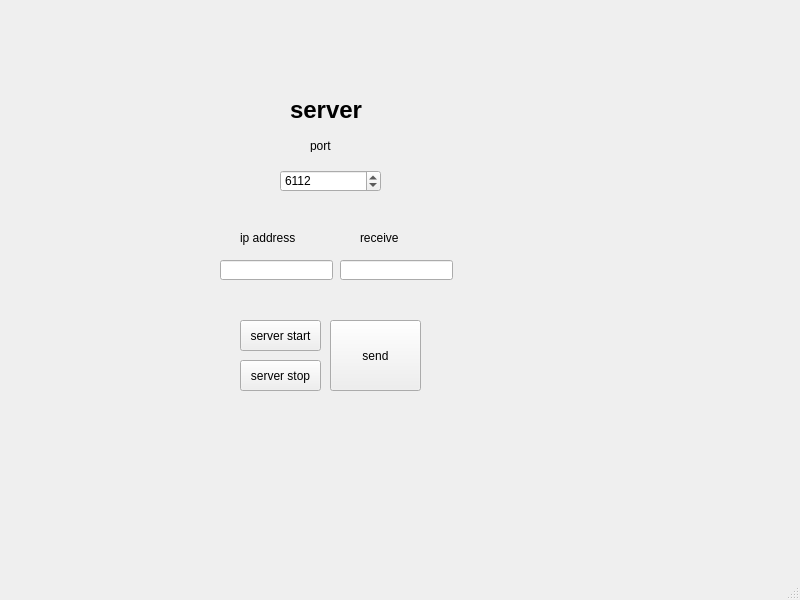
<?xml version="1.0" encoding="UTF-8"?>
<ui version="4.0">
 <class>network_test</class>
 <widget class="QMainWindow" name="network_test">
  <property name="geometry">
   <rect>
    <x>0</x>
    <y>0</y>
    <width>800</width>
    <height>600</height>
   </rect>
  </property>
  <property name="windowTitle">
   <string>MainWindow</string>
  </property>
  <widget class="QWidget" name="centralwidget">
   <widget class="QLabel" name="label">
    <property name="geometry">
     <rect>
      <x>290</x>
      <y>80</y>
      <width>101</width>
      <height>61</height>
     </rect>
    </property>
    <property name="text">
     <string>&lt;html&gt;&lt;head/&gt;&lt;body&gt;&lt;p&gt;&lt;span style=&quot; font-size:18pt; font-weight:600;&quot;&gt;server&lt;/span&gt;&lt;/p&gt;&lt;/body&gt;&lt;/html&gt;</string>
    </property>
   </widget>
   <widget class="QPushButton" name="pushButton">
    <property name="geometry">
     <rect>
      <x>330</x>
      <y>320</y>
      <width>91</width>
      <height>71</height>
     </rect>
    </property>
    <property name="text">
     <string>send</string>
    </property>
   </widget>
   <widget class="QSpinBox" name="spinBox">
    <property name="geometry">
     <rect>
      <x>280</x>
      <y>170</y>
      <width>101</width>
      <height>22</height>
     </rect>
    </property>
    <property name="maximum">
     <number>65535</number>
    </property>
    <property name="value">
     <number>6112</number>
    </property>
   </widget>
   <widget class="QLabel" name="label_3">
    <property name="geometry">
     <rect>
      <x>310</x>
      <y>140</y>
      <width>56</width>
      <height>12</height>
     </rect>
    </property>
    <property name="text">
     <string>port</string>
    </property>
   </widget>
   <widget class="QPushButton" name="pushButton_3">
    <property name="geometry">
     <rect>
      <x>240</x>
      <y>320</y>
      <width>81</width>
      <height>31</height>
     </rect>
    </property>
    <property name="text">
     <string>server start</string>
    </property>
   </widget>
   <widget class="QPushButton" name="pushButton_4">
    <property name="geometry">
     <rect>
      <x>240</x>
      <y>360</y>
      <width>81</width>
      <height>31</height>
     </rect>
    </property>
    <property name="text">
     <string>server stop</string>
    </property>
   </widget>
   <widget class="QLabel" name="label_5">
    <property name="geometry">
     <rect>
      <x>240</x>
      <y>230</y>
      <width>71</width>
      <height>16</height>
     </rect>
    </property>
    <property name="text">
     <string>ip address</string>
    </property>
   </widget>
   <widget class="QLabel" name="label_6">
    <property name="geometry">
     <rect>
      <x>360</x>
      <y>230</y>
      <width>71</width>
      <height>16</height>
     </rect>
    </property>
    <property name="text">
     <string>receive</string>
    </property>
   </widget>
   <widget class="QLineEdit" name="lineEdit">
    <property name="geometry">
     <rect>
      <x>220</x>
      <y>260</y>
      <width>113</width>
      <height>20</height>
     </rect>
    </property>
    <property name="text">
     <string/>
    </property>
   </widget>
   <widget class="QLineEdit" name="lineEdit_2">
    <property name="geometry">
     <rect>
      <x>340</x>
      <y>260</y>
      <width>113</width>
      <height>20</height>
     </rect>
    </property>
   </widget>
  </widget>
  <widget class="QMenuBar" name="menubar">
   <property name="geometry">
    <rect>
     <x>0</x>
     <y>0</y>
     <width>800</width>
     <height>21</height>
    </rect>
   </property>
  </widget>
  <widget class="QStatusBar" name="statusbar"/>
 </widget>
 <resources/>
 <connections/>
</ui>
